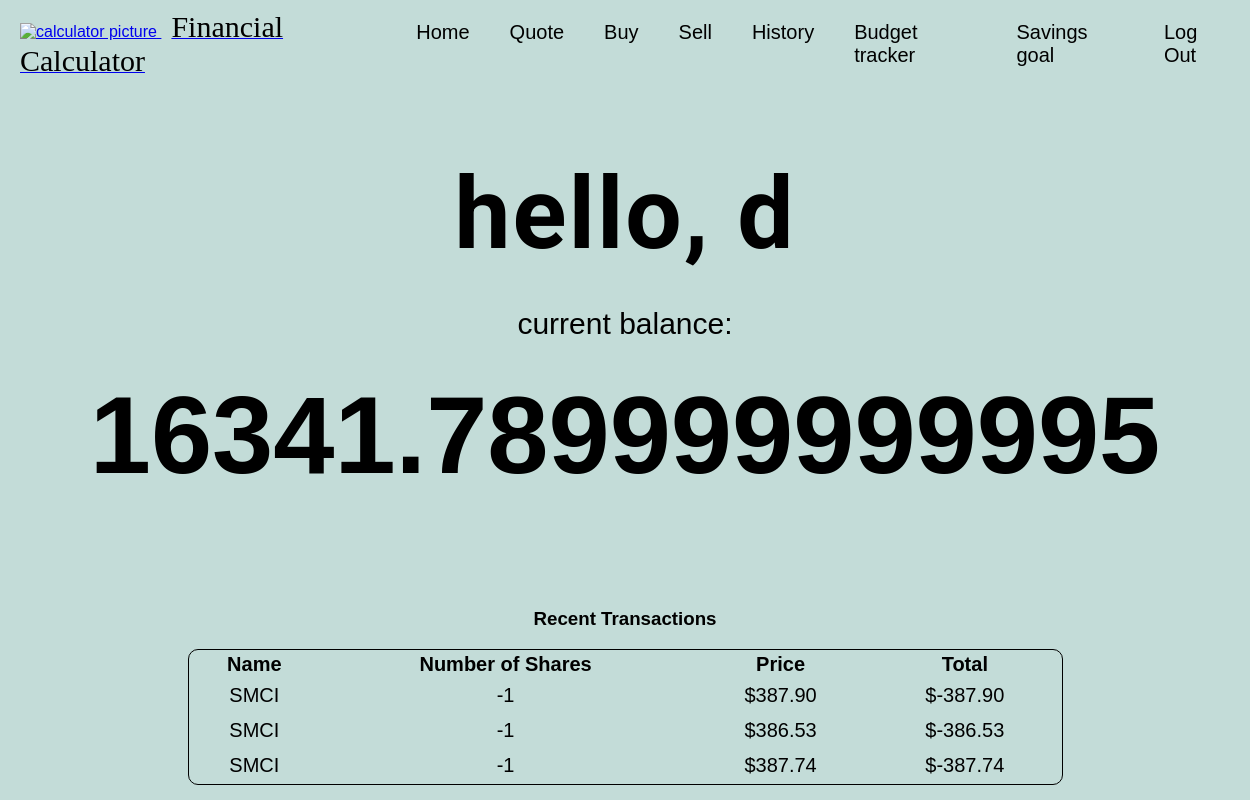
Page /homepage (signed in) on the committed database.
### tables this page shows
CREATE TABLE users (id INTEGER PRIMARY KEY AUTOINCREMENT NOT NULL, username TEXT NOT NULL, hash TEXT NOT NULL, cash NUMERIC NOT NULL DEFAULT 10000.00);

CREATE TABLE tracking (
    id INTEGER NOT NULL,            -- User ID
    symbol TEXT NOT NULL,           -- Stock symbol
    shares INTEGER NOT NULL,        -- Number of shares bought/sold
    price REAL NOT NULL,            -- Price per share at the time of transaction
    total REAL NOT NULL,            -- Total value of the transaction (shares * price)
    timestamp DATETIME DEFAULT CURRENT_TIMESTAMP, -- When the transaction was made
    FOREIGN KEY (id) REFERENCES users (id)        -- Links to the users table
);

### app.py (the view)
@app.route("/homepage",methods =["GET"])
@login_required
def homepage():
    user_id = session["user_id"]
    user = db.execute("SELECT username FROM users WHERE id = :user_id", user_id=user_id)
    username = user[0]["username"] if user else "Guest"
    cash_result = db.execute("SELECT cash FROM users WHERE id = :user_id", user_id=user_id)
    cash = cash_result[0]["cash"] if cash_result else 0
    holdings = db.execute("SELECT symbol, shares, price, total FROM tracking WHERE id = :user_id ORDER BY timestamp DESC LIMIT 3 ", user_id=session["user_id"])
    return render_template("Homepage.html", username = username, cash= cash, holdings = holdings)

### app.py (called while the page is built)
@app.after_request
def after_request(response):
    response.headers["Cache-Control"] = "no-cache, no-store, must-revalidate"
    response.headers["Expires"] = 0
    response.headers["Pragma"] = "no-cache"
    return response

### helpers.py (called while the page is built)
def login_required(f):
    @wraps(f)
    def decorated_function(*args, **kwargs):
        if session.get("user_id") is None:
            return redirect("/login")
        return f(*args, **kwargs)
    return decorated_function

def usd(value):
    return f"${value:,.2f}"

### templates/Homepage.html (shortened to what this page needs)
{% extends "layout.html" %}
{% block main %}
<div class="homepage" id="loading">
    <h1>hello, {{username}}</h1>
    <p>current balance:</p>
   <h2>{{cash}}</h2>
   {% if holdings %}
   <h3>Recent Transactions</h3>
   <table>
       <thead>
           <tr>
               <th>Name</th>
               <th>Number of Shares</th>
               <th>Price</th>
               <th>Total</th>
           </tr>
       </thead>
       <tbody>
           {% for row in holdings%}
           <tr >
               <td>{{row.symbol}}</td>
               <td>{{row.shares}}</td>
               <td>{{row.price | usd}}</td>
               <td>{{row.total | usd}}</td>
           </tr>
           {% endfor %}
</div>
{% endif %}
{% endblock %}

### static/styles.css (style rules this page uses)
body { margin: 0; font-family: Arial, sans-serif; background: #c3dcd8; }
.homepage { display:flex; flex-direction:column; text-align:center; }
.homepage h1 { font-family:"roboto"; font-weight:bolder; font-size:100px; letter-spacing:2px; margin-bottom:5px; }
.homepage p { font-size:30px; }
.homepage h2 { font-size:110px; width:100%; margin-top:0px; }
table { margin-left:auto; margin-right:auto; border:1px solid black; border-radius:10px; text-align:center; width:70%; font-size:20px; }
td { padding:5px; }
#loading { animation: load 2s; }

### rows in the picture
users: cash "16341.789999999995"
tracking: symbol "SMCI", shares "-1", price "$387.90", total "$-387.90"
tracking: symbol "SMCI", shares "-1", price "$386.53", total "$-386.53"
tracking: symbol "SMCI", shares "-1", price "$387.74", total "$-387.74"

### other values in the picture
{{ username }} "d"
